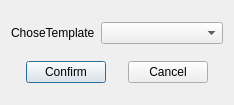
<?xml version="1.0" encoding="UTF-8"?>
<ui version="4.0">
 <class>DialogModelChose</class>
 <widget class="QDialog" name="DialogModelChose">
  <property name="geometry">
   <rect>
    <x>0</x>
    <y>0</y>
    <width>234</width>
    <height>105</height>
   </rect>
  </property>
  <property name="sizePolicy">
   <sizepolicy hsizetype="Minimum" vsizetype="Minimum">
    <horstretch>0</horstretch>
    <verstretch>0</verstretch>
   </sizepolicy>
  </property>
  <property name="windowTitle">
   <string>Dialog</string>
  </property>
  <layout class="QVBoxLayout" name="verticalLayout">
   <item>
    <layout class="QHBoxLayout" name="horizontalLayout">
     <item>
      <widget class="QLabel" name="label">
       <property name="sizePolicy">
        <sizepolicy hsizetype="Fixed" vsizetype="Preferred">
         <horstretch>0</horstretch>
         <verstretch>0</verstretch>
        </sizepolicy>
       </property>
       <property name="text">
        <string>ChoseTemplate</string>
       </property>
      </widget>
     </item>
     <item>
      <widget class="QComboBox" name="comboBox_models"/>
     </item>
    </layout>
   </item>
   <item>
    <layout class="QHBoxLayout" name="horizontalLayout_2">
     <item>
      <spacer name="horizontalSpacer_3">
       <property name="orientation">
        <enum>Qt::Horizontal</enum>
       </property>
       <property name="sizeHint" stdset="0">
        <size>
         <width>10</width>
         <height>20</height>
        </size>
       </property>
      </spacer>
     </item>
     <item>
      <widget class="QPushButton" name="btn_ok">
       <property name="text">
        <string>Confirm</string>
       </property>
      </widget>
     </item>
     <item>
      <spacer name="horizontalSpacer">
       <property name="orientation">
        <enum>Qt::Horizontal</enum>
       </property>
       <property name="sizeHint" stdset="0">
        <size>
         <width>10</width>
         <height>20</height>
        </size>
       </property>
      </spacer>
     </item>
     <item>
      <widget class="QPushButton" name="btn_cancel">
       <property name="text">
        <string>Cancel</string>
       </property>
      </widget>
     </item>
     <item>
      <spacer name="horizontalSpacer_4">
       <property name="orientation">
        <enum>Qt::Horizontal</enum>
       </property>
       <property name="sizeType">
        <enum>QSizePolicy::Expanding</enum>
       </property>
       <property name="sizeHint" stdset="0">
        <size>
         <width>10</width>
         <height>20</height>
        </size>
       </property>
      </spacer>
     </item>
    </layout>
   </item>
  </layout>
 </widget>
 <resources/>
 <connections/>
</ui>
